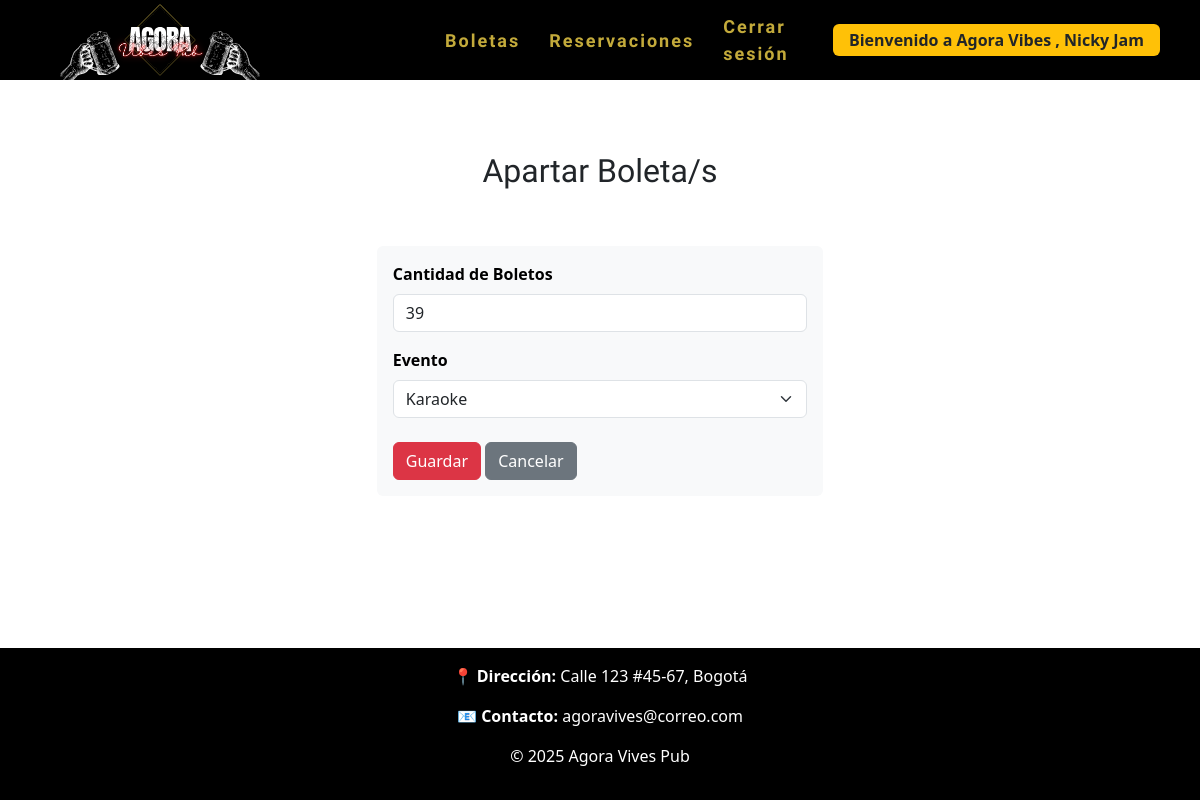
Page /boleta/actualizar/18 (signed in) on the committed database.
### LoginApp/models.py (models this page shows, shortened)
class Usuario(AbstractUser):
    username = None
    TIPOS = (
        (1, 'Administrador'),
        (2, 'Empleado'),
        (3, 'Cliente'),
    )
    numero_documento = models.IntegerField(unique=True, primary_key=True, verbose_name='Número de Documento')
    tipo = models.IntegerField(default=3, choices=TIPOS, verbose_name='Tipo')
    nombre_completo = models.CharField(max_length=50)
    correo = models.EmailField(max_length=30)
    is_active = models.BooleanField(default=True, verbose_name='Activo')
    is_superuser = models.BooleanField(default=False)
    objects = UsuarioManager()
    USERNAME_FIELD = 'numero_documento'
    REQUIRED_FIELDS = ['nombre_completo', 'correo', 'tipo']

### BoletaApp/models.py (models this page shows, shortened)
class Boleta(models.Model):
    precio_boleta = models.IntegerField(verbose_name='Precio de Boleta')
    cantidad_boletos = models.PositiveIntegerField(verbose_name='Cantidad de Boletos')
    usuario = models.ForeignKey(settings.AUTH_USER_MODEL, on_delete=models.CASCADE)
    evento = models.ForeignKey(Evento, on_delete=models.CASCADE)
    class Meta:
        db_table = "boleta"
        verbose_name = "Boleta"
        verbose_name_plural = "Boletas"

### BoletaApp/views.py (the view, shortened to what this page needs)
# urls.py: path('actualizar/<int:pk>', views.actualizar.as_view(), name='actualizar'),
class actualizar(LoginRequiredMixin, UpdateView):
    model = Boleta
    fields = ["cantidad_boletos","evento"]
    template_name = 'formulario.html'
    success_url = reverse_lazy('lista')
    def dispatch(self, request, *args, **kwargs):
        if self.request.user.tipo != 3:
            return HttpResponseForbidden("Solo clientes")
        return super().dispatch(request, *args, **kwargs)

### EventoApp/models.py (called while the page is built)
    def __str__(self):
        return self.nombre

### BoletaApp/templates/formulario.html (shortened to what this page needs)
{% extends 'base.html' %}
{% load crispy_forms_tags %}
{% block content %}
<h2 class="text-dark text-center p-5" style="font-family: Rubik Dirt, system-ui;">Apartar Boleta/s</h2>
<div style="width: 40%; margin: auto;" class="fw-bold bg-light p-3 rounded">
    <form action="" method="POST">{% csrf_token %}
        {{ form|crispy }}
        <button type="submit" class="btn btn-danger mt-2">Guardar</button>
        <a href="{% url 'listar'%}" class="btn btn-secondary mt-2">Cancelar</a>
    </form>
</div>
{% endblock %}

### AgoraVibesApp/templates/base.html (shortened to what this page needs)
<!DOCTYPE html>
<html lang="en">
<head>
  {% load static %}
  <link href="https://cdn.jsdelivr.net/npm/bootstrap@5.3.2/dist/css/bootstrap.min.css" rel="stylesheet">
  <link href="https://unpkg.com/aos@2.3.4/dist/aos.css" rel="stylesheet">
  <link href="https://fonts.bunny.net/css?family=Nunito" rel="stylesheet">
  <link rel="stylesheet" href="{% static '/css/miapp.css' %}">
</head>
<body class="d-flex flex-column min-vh-100">
  <header class="container-fluid">
    <div class="container d-flex justify-content-between align-items-center">
      <div class="logo">
        <a href="{% url 'inicio' %}">
          <img src="{% static 'img/logo1.svg' %}" alt="logo">
        </a>
      </div>
      <nav>
        <ul>
          {% if request.user.tipo == 3 %}
              <a href="{% url 'lista' %}">Boletas</a>
              <a href="{% url 'reservacion' %}">Reservaciones</a>
          {% endif %}
          {% if user.is_authenticated %}
            <li class="d-flex align-items-center gap-3">
              <a href="{% url 'cerrar_sesion' %}">Cerrar sesión</a>
              <span class="badge bg-warning text-dark fs-6 px-3 py-2 ">
                Bienvenido a Agora Vibes , {{ user.nombre_completo| title}}
              </span>
            </li>
          {% else %}
            <li><a href="{%url 'login'%}">Iniciar sesión</a></li>
            <li><a href="{%url 'registro'%}">Registrarse</a></li>
          {% endif %}
        </ul>
      </nav>
    </div>
  </header>
  <main class="py-4 container flex-fill">
    {% block content %}
    {% endblock%}
  </main>
  <footer class="footer">
    <p><strong>📍 Dirección:</strong> Calle 123 #45-67, Bogotá</p>
    <p><strong>📧 Contacto:</strong> agoravives@correo.com</p>
    <p>&copy; 2025 Agora Vives Pub</p>
  </footer>
</body>
</html>

### AgoraVibesApp/static/css/miapp.css (style rules this page uses)
body { background-color: #ffffff; color: #000; }
.logo img { height: 200px; object-fit: contain; width: auto; }
.logo { margin-left: 20px; }
.footer { background-color: #000; padding: 1rem; text-align: center; color: rgb(255, 255, 255); margin-top: 2rem; }
header { background: #000; padding: 1.5rem 0; color: white; height: 80px; display: flex; align-items: center; }
header .container { display: flex; align-items: center; justify-content: space-between; padding: 10px; gap: 130px; }
nav { margin-left: 50px; display: flex; }
nav a { font-family: 'Oswald', sans-serif; font-size: 18px; letter-spacing: 2px; color: #ffffff; opacity: 0.8; transition: all 0.3s ease; color: rgb(244, 213, 74); text-decoration: none; font-weight: bold; margin-left: 5px; position: relative; }
nav a::after { content: ""; position: absolute; width: 0; height: 2px; background: #c59d5f; left: 0; bottom: -5px; transition: 0.3s; }
nav ul { list-style: none; align-items: center; padding: 0; margin: 0; display: flex; gap: 1.5rem; }

### rows in the picture
Usuario: nombre_completo "Nicky Jam"
Boleta: cantidad_boletos "39", evento "Karaoke"
